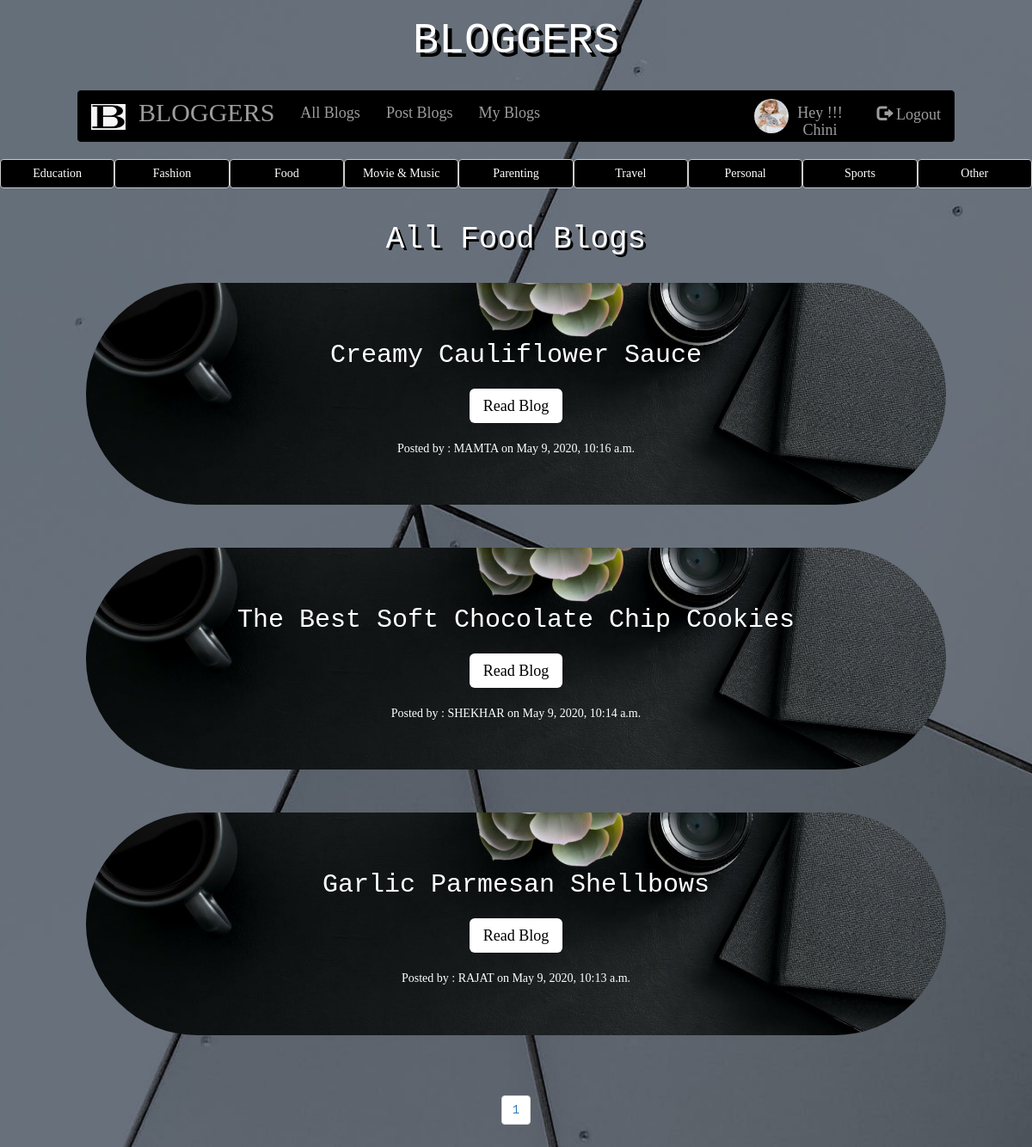
/food_cat/ (signed in), run on the app's committed database.
### app1/models.py (models this page shows, shortened)
class Profile(models.Model):
    user = models.OneToOneField(User, on_delete = models.CASCADE)
    dob = models.DateField(null = True, blank = True)
    photo = models.ImageField(null = True,blank = True, default="avatar2.jpg")

class post(models.Model):
    STATUS_CHOICES = (('draft','Draft'),('published','Published'))
    CATEGORY_CHOICES = (('travel blogs','Travel Blogs'),('fashion blogs','Fashion Blogs'),('food blogs','Food Blogs'),('educational blogs','Educational Blogs'),('parenting blogs','Parenting Blogs'),('movie and music blogs','Movie And Music Blogs'),('sports blogs','Sports Blogs'),('personal blogs','Personal Blogs'),('other','Other'))
    title = models.CharField(max_length = 260)
    slug = models.SlugField(max_length = 264,unique_for_date='publish')
    author = models.ForeignKey(User,related_name='blog_posts',on_delete=models.CASCADE)
    body = models.TextField()
    publish = models.DateTimeField(default = timezone.now)
    created = models.DateTimeField(auto_now_add = True)
    updated = models.DateTimeField(auto_now_add = True)
    image = models.FileField(upload_to = "images/",default="blogger.jpg")
    status = models.CharField(max_length = 20,choices = STATUS_CHOICES,default = 'draft')
    category = models.CharField(max_length = 50,choices = CATEGORY_CHOICES,default = 'other')
    class Meta:
        ordering = ('-publish',)

### app1/views.py (the view)
# urls.py: path('food_cat/',views.food_category_view),
def food_category_view(request):
    food = post.objects.filter(category__iexact="food blogs",status = 'published')
    paginator = Paginator(food,per_page = 5) # for pagination
    page_number = request.GET.get('page',1) # for pagination
    page_obj = paginator.get_page(page_number) # for pagination
    return render(request,'app1/food_category.html',
    {'food':page_obj.object_list,
    'paginator':paginator, # for pagination
    'page_number':int(page_number) # for pagination
    })

### template/app1/food_category.html (shortened to what this page needs)
{% extends 'app1/navbar.html' %}
{% block body_block %}
{% load static %}
  <body>
    <center>
      <div class="btn-group btn-group-justified" role="group" >
        <div class="btn-group" role="group">
          <a href="/educational_cat"><button type="button" class="btn btn-default" id="btngrp" >Education</button></a>
        </div>
        <div class="btn-group" role="group">
          <a href="/fashion_cat"><button type="button" class="btn btn-default" id="btngrp">Fashion</button></a>
        </div>
        <div class="btn-group" role="group">
          <a href="/food_cat"><button type="button" class="btn btn-default" id="btngrp">Food</button></a>
        </div>
        <div class="btn-group" role="group">
          <a href="/movie_music_cat"><button type="button" class="btn btn-default" id="btngrp">Movie & Music</button></a>
        </div>
        <div class="btn-group" role="group">
          <a href="/parenting_cat"><button type="button" class="btn btn-default" id="btngrp">Parenting</button></a>
        </div>
        <div class="btn-group" role="group">
          <a href="/travel_cat"><button type="button" class="btn btn-default" id="btngrp">Travel</button></a>
        </div>
        <div class="btn-group" role="group">
          <a href="/personal_cat"><button type="button" class="btn btn-default" id="btngrp">Personal</button></a>
        </div>
        <div class="btn-group" role="group">
          <a href="/sports_cat"><button type="button" class="btn btn-default" id="btngrp">Sports</button></a>
        </div>
        <div class="btn-group" role="group">
          <a href="/other_cat"><button type="button" class="btn btn-default" id="btngrp">Other</button></a>
        </div>
      </div><br>
      <h1 style="text-shadow:3px 3px black;">All Food Blogs</h1><br>
      {% if food %}
      {% for i in food %}
      <div style="color:white;">
        <div class="jumbotron" style="width:1000px; border-radius:200px;" id="blogjumbo">
          <h2 class="display-4">{{i.title|title}}</h2>
          <br>
                <a class="btn-lg" href="/{{i.id}}" style="background:white; color:black; font-family:serif;">Read Blog</a>
                <br><br>
                <h5 style="font-family:serif;">Posted by : {{i.author|upper}}  on {{i.publish}}</h5>
        </div>
      </div><br>
      {% endfor %}
        {% else %}
          <div id="maindiv">
            <h1>No data found</h1>
          </div><br>
        {% endif %}
    <ul class="pagination">
      {% for i in paginator.page_range %}
        <li class="page-item" {% if i == page_number %} active {% endif %}>
        <a class="page-link" href="?page={{i}}">{{i}}</a>
        </li>
      {% endfor %}
    </ul>
  </body>
{% endblock %}

### template/app1/navbar.html (shortened to what this page needs)
<!DOCTYPE html>
{% load static %}
<html lang="en">
<head>
  <link rel="stylesheet" href="https://maxcdn.bootstrapcdn.com/bootstrap/3.4.1/css/bootstrap.min.css">
</head>
<body>
  <center>
<h1 style="text-shadow:5px 5px black; font-size:50px;">BLOGGERS</h1>
<br>
<nav class="navbar navbar-inverse" id="navi">
  <a class="navbar-brand">
   <img src="{% static 'images/b.png' %}" alt="Logo" style="width:40px;height:30px;">
 </a>
  <div class="container-fluid">
    <div class="navbar-header">
      <a class="navbar-brand" href="/" style="font-size:30px;">BLOGGERS</a>
    </div>
    <ul class="nav navbar-nav">
      <li><a href="/allblogs">All Blogs</a></li>
      <li><a href="/postblogs">Post Blogs</a></li>
      <li><a href="/myblogs">My Blogs</a></li>
    </ul>
    <ul class="nav navbar-nav navbar-right">
      {% if request.user.is_authenticated %}
      <li>
        {% if request.user.profile.photo %}
        <img src="{{request.user.profile.photo.url}}" class="img-rounded">
        {% else %}
        <img src="/media/avatar2.jpg" class="img-rounded">
        {% endif %}
        <a href="/edit_profile">Hey !!! {{user.get_username|title}}</a>
      </li>
      <li><a href="/accounts/logout"><span class="glyphicon glyphicon-log-out"></span> Logout</a></li>
      {% endif %}
    </ul>
  </div>
</nav>
</body>
{% block body_block %}
{% endblock %}
</html>

### data on the page
post: title "Creamy Cauliflower Sauce", author "MAMTA", publish "May 9, 2020, 10:16 a.m."
post: title "The Best Soft Chocolate Chip Cookies", author "SHEKHAR", publish "May 9, 2020, 10:14 a.m."
post: title "Garlic Parmesan Shellbows", author "RAJAT", publish "May 9, 2020, 10:13 a.m."

### other printed values
{{ user.get_username|title }} "Chini"
{{ i }} "1"
